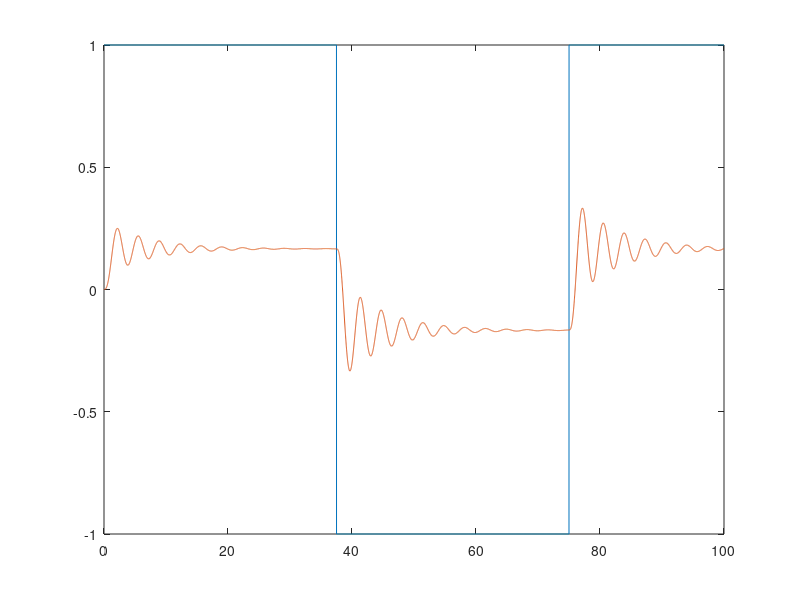

The MATLAB source for this figure:
%%% Script for state space representation assignment. See the step response
%%% of a square wave with period 75 and amplitude 1. State Space model is
%%% given by the assignment. 
clear
close all
clc
%% State Space model
A = [-2,-4,-6;1,0,0;0,1,0];
B = [1;0;0];
C = [0,0,1];
D = 0;
sys = ss(A,B,C,D);
%% Initial conditions
x(:,1) = [0;0;0];
y(1) = 0;
%% Square wave
time = 100;
samples = 10000;
dt = time/samples;
t = linspace(0,time,samples);
u = zeros(1,samples);
u(1,:) = square(t*2*pi/75,50);
%% Loop
% for n=1:length(t-1)
%     x(:,n+1) = (A*x(:,n) + B*u(n));
%     y(n) = C*x(:,n) + D*u(n);
% end
[y2,T,X] = lsim(sys,u,t);
%% plot
figure
plot(t,u)
hold on
plot(t,y2)
% figure
% plot(t,u)
% hold on
% plot(t,y)